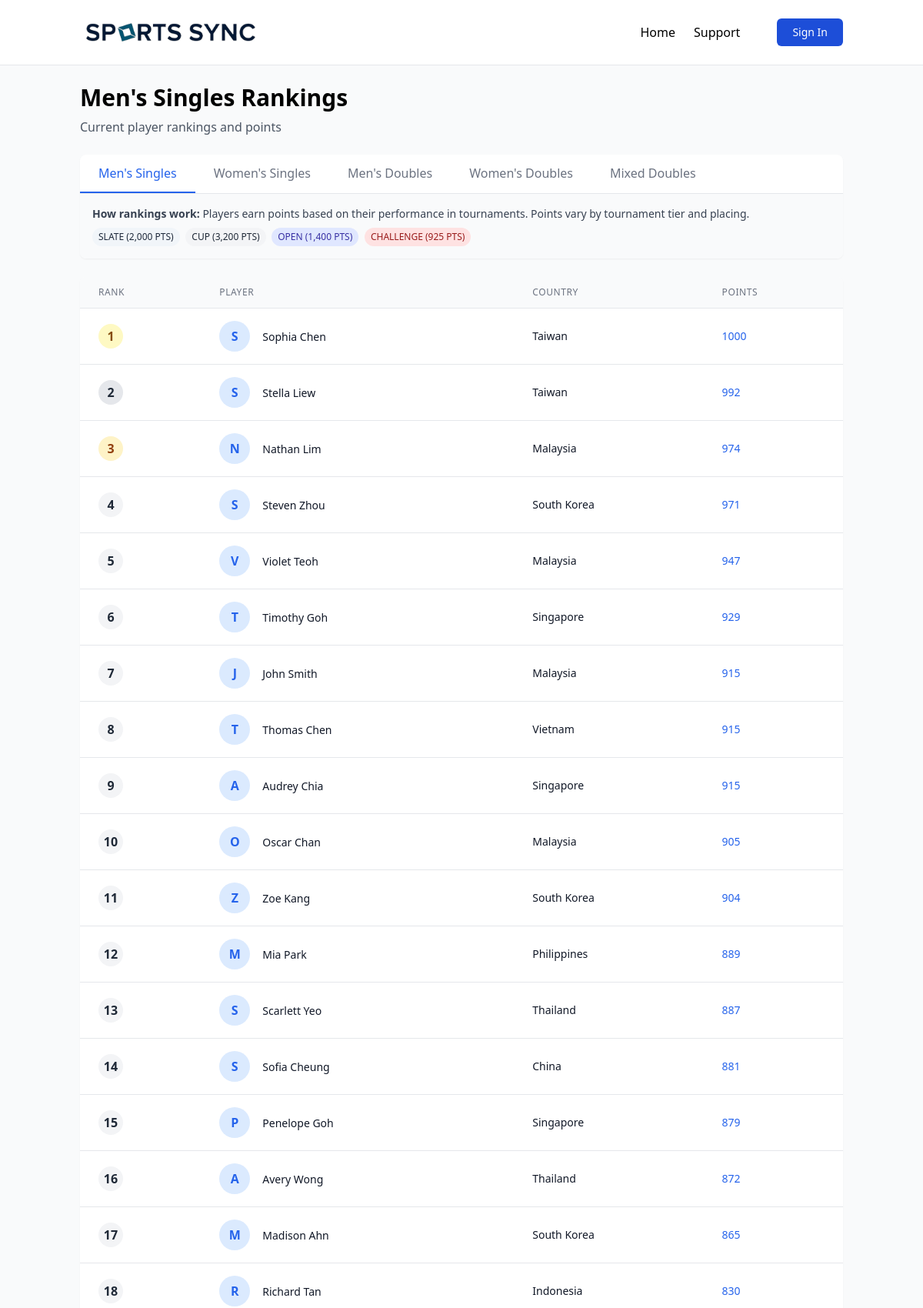
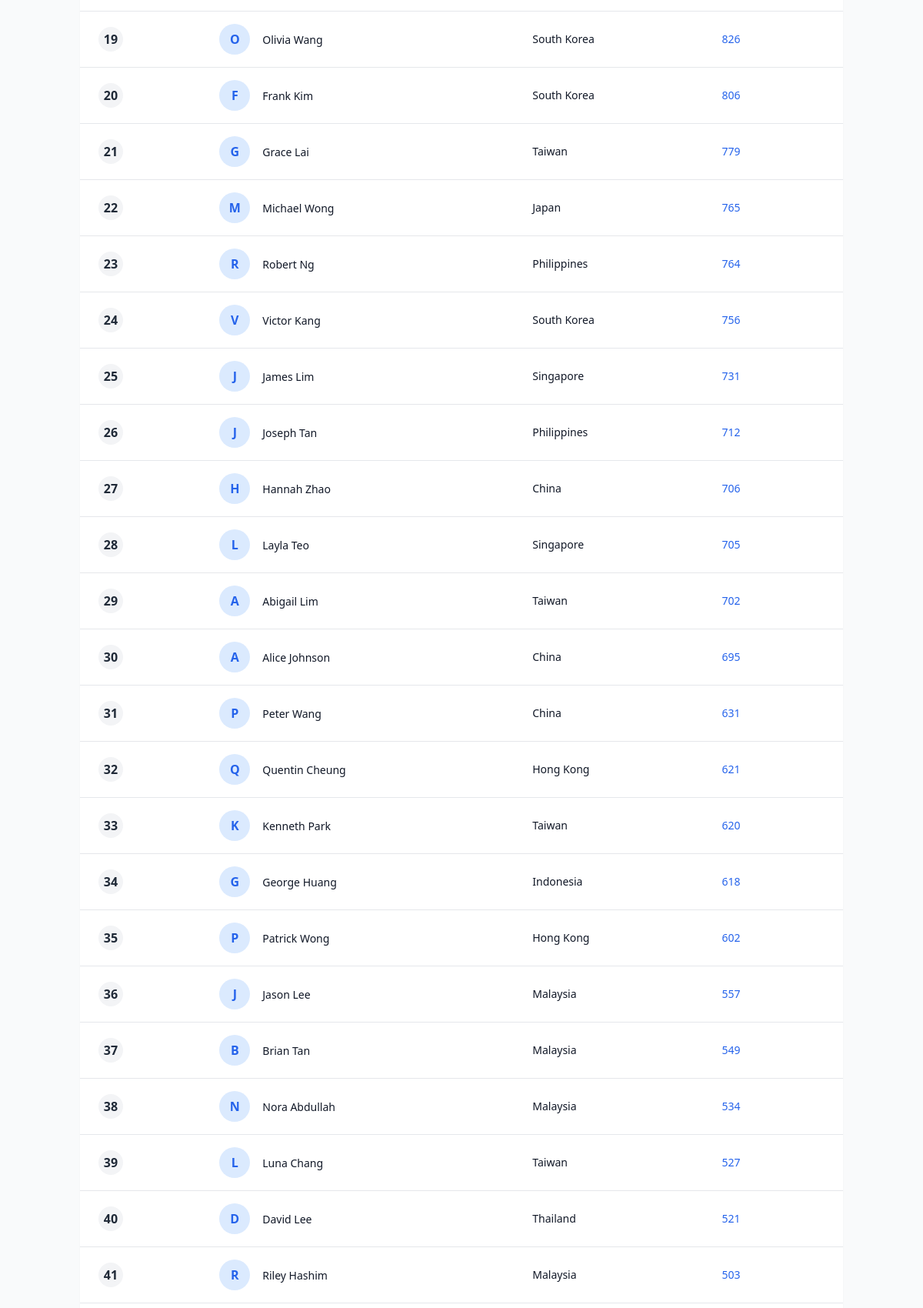
Screenshot of /rankings (upper part) with the database file from the repository (2 pictures, top to bottom).
### app/models/user_models.py (models this page shows, shortened)
class PlayerProfile(db.Model):
    __tablename__ = 'player_profile'
    id = db.Column(db.Integer, primary_key=True)
    user_id = db.Column(db.Integer, db.ForeignKey('user.id'))
    dupr_id = db.Column(db.String(50), nullable=True)
    date_of_birth = db.Column(db.Date, nullable=True)
    full_name = db.Column(db.String(100))
    country = db.Column(db.String(100))
    city = db.Column(db.String(100))
    age = db.Column(db.Integer)
    bio = db.Column(db.Text)
    plays = db.Column(db.String(50))  # Right-handed, Left-handed
    height = db.Column(db.String(20))  # Height in ft and inches
    paddle = db.Column(db.String(100))  # Paddle model they use
    profile_image = db.Column(db.String(255))
    action_image = db.Column(db.String(255))
    banner_image = db.Column(db.String(255))
    instagram = db.Column(db.String(255))
    facebook = db.Column(db.String(255))
    twitter = db.Column(db.String(255))
    tiktok = db.Column(db.String(255))  # Added as required
    xiaohongshu = db.Column(db.String(255))  # Added as required
    coach_academy = db.Column(db.String(255))
    stats = db.Column(db.Text, default='{}')
    matches_won = db.Column(db.Integer, default=0)
    matches_lost = db.Column(db.Integer, default=0)
    avg_match_duration = db.Column(db.Integer, default=0)  # in minutes
    turned_pro = db.Column(db.Integer)
    mens_singles_points = db.Column(db.Integer, default=0)
    womens_singles_points = db.Column(db.Integer, default=0)
    mens_doubles_points = db.Column(db.Integer, default=0)
    womens_doubles_points = db.Column(db.Integer, default=0)
    mixed_doubles_points = db.Column(db.Integer, default=0)
    registrations = db.relationship('Registration',
                                    backref='player',
                                    lazy='dynamic',
                                    foreign_keys='Registration.player_id')
    partner_registrations = db.relationship('Registration',
                                            backref='partner',
                                            lazy='dynamic',
                                            foreign_keys='Registration.partner_id')
    equipment = db.relationship('Equipment', backref='player', lazy='dynamic', cascade='all, delete-orphan')
    player_sponsors = db.relationship('PlayerSponsor', backref='player', lazy='dynamic', cascade='all, delete-orphan')
    group_standings = db.relationship('GroupStanding', backref='player', lazy='dynamic')
    player_reports = db.relationship('SupportTicket', backref='reported_player', lazy='dynamic')
    matches_as_player1 = db.relationship('Match', foreign_keys='Match.player1_id', backref='player1_profile', lazy='dynamic')
    matches_as_player2 = db.relationship('Match', foreign_keys='Match.player2_id', backref='player2_profile', lazy='dynamic')
    matches_won_singles = db.relationship('Match', foreign_keys='Match.winning_player_id', backref='winning_player_profile', lazy='dynamic')
    matches_lost_singles = db.relationship('Match', foreign_keys='Match.losing_player_id', backref='losing_player_profile', lazy='dynamic')

### app/main/routes.py (the view)
@bp.route('/rankings')
def rankings():
    category = request.args.get('category', 'mens_singles')
    if category == 'mens_singles':
        players = PlayerProfile.query.filter(PlayerProfile.mens_singles_points > 0).order_by(PlayerProfile.mens_singles_points.desc()).all()
        title = "Men's Singles Rankings"
    elif category == 'womens_singles':
        players = PlayerProfile.query.filter(PlayerProfile.womens_singles_points > 0).order_by(PlayerProfile.womens_singles_points.desc()).all()
        title = "Women's Singles Rankings"
    elif category == 'mens_doubles':
        players = PlayerProfile.query.filter(PlayerProfile.mens_doubles_points > 0).order_by(PlayerProfile.mens_doubles_points.desc()).all()
        title = "Men's Doubles Rankings"
    elif category == 'womens_doubles':
        players = PlayerProfile.query.filter(PlayerProfile.womens_doubles_points > 0).order_by(PlayerProfile.womens_doubles_points.desc()).all()
        title = "Women's Doubles Rankings"
    elif category == 'mixed_doubles':
        players = PlayerProfile.query.filter(PlayerProfile.mixed_doubles_points > 0).order_by(PlayerProfile.mixed_doubles_points.desc()).all()
        title = "Mixed Doubles Rankings"
    else:
        players = PlayerProfile.query.filter(PlayerProfile.mens_singles_points > 0).order_by(PlayerProfile.mens_singles_points.desc()).all()
        title = "Men's Singles Rankings"
    for i, player in enumerate(players):
        player.rank = i + 1
    return render_template('main/rankings.html',
                           title=title,
                           players=players,
                           current_category=category,
                           categories=current_app.config['TOURNAMENT_CATEGORIES'])

### app/templates/main/rankings.html (shortened to what this page needs)
{% extends "base.html" %}
{% block content %}
<div class="mb-6">
    <h1 class="text-3xl font-bold mb-2">{{ title }}</h1>
    <div class="text-gray-600">Current player rankings and points</div>
</div>
<div class="bg-white rounded-lg shadow-sm overflow-hidden mb-6">
    <div class="flex flex-wrap border-b border-gray-200">
        <a href="{{ url_for('main.rankings', category='mens_singles') }}"
           class="py-3 px-6 border-b-2 text-center font-medium {{ 'border-blue-600 text-blue-600' if current_category == 'mens_singles' else 'border-transparent text-gray-500 hover:text-gray-700 hover:border-gray-300' }}">
            Men's Singles
        </a>
        <a href="{{ url_for('main.rankings', category='womens_singles') }}"
           class="py-3 px-6 border-b-2 text-center font-medium {{ 'border-pink-600 text-pink-600' if current_category == 'womens_singles' else 'border-transparent text-gray-500 hover:text-gray-700 hover:border-gray-300' }}">
            Women's Singles
        </a>
        <a href="{{ url_for('main.rankings', category='mens_doubles') }}"
           class="py-3 px-6 border-b-2 text-center font-medium {{ 'border-blue-600 text-blue-600' if current_category == 'mens_doubles' else 'border-transparent text-gray-500 hover:text-gray-700 hover:border-gray-300' }}">
            Men's Doubles
        </a>
        <a href="{{ url_for('main.rankings', category='womens_doubles') }}"
           class="py-3 px-6 border-b-2 text-center font-medium {{ 'border-pink-600 text-pink-600' if current_category == 'womens_doubles' else 'border-transparent text-gray-500 hover:text-gray-700 hover:border-gray-300' }}">
            Women's Doubles
        </a>
        <a href="{{ url_for('main.rankings', category='mixed_doubles') }}"
           class="py-3 px-6 border-b-2 text-center font-medium {{ 'border-purple-600 text-purple-600' if current_category == 'mixed_doubles' else 'border-transparent text-gray-500 hover:text-gray-700 hover:border-gray-300' }}">
            Mixed Doubles
        </a>
    </div>
    <div class="p-4 bg-gray-50 text-sm text-gray-700">
        <p><strong>How rankings work:</strong> Players earn points based on their performance in tournaments. Points vary by tournament tier and placing.</p>
        <p class="mt-2">
            <span class="inline-block px-2 py-1 text-xs rounded-full bg-slate-100 text-slate-800 mr-1">SLATE (2,000 PTS)</span>
            <span class="inline-block px-2 py-1 text-xs rounded-full bg-gray-100 text-gray-800 mr-1">CUP (3,200 PTS)</span>
            <span class="inline-block px-2 py-1 text-xs rounded-full bg-indigo-100 text-indigo-800 mr-1">OPEN (1,400 PTS)</span>
            <span class="inline-block px-2 py-1 text-xs rounded-full bg-red-100 text-red-800">CHALLENGE (925 PTS)</span>
        </p>
    </div>
</div>
<div class="bg-white rounded-lg shadow-sm overflow-hidden mb-8">
    <div class="overflow-x-auto">
        <table class="min-w-full divide-y divide-gray-200">
            <thead class="bg-gray-50">
                <tr>
                    <th scope="col" class="px-6 py-3 text-left text-xs font-medium text-gray-500 uppercase tracking-wider">
                        Rank
                    </th>
                    <th scope="col" class="px-6 py-3 text-left text-xs font-medium text-gray-500 uppercase tracking-wider">
                        Player
                    </th>
                    <th scope="col" class="px-6 py-3 text-left text-xs font-medium text-gray-500 uppercase tracking-wider">
                        Country
                    </th>
                    <th scope="col" class="px-6 py-3 text-left text-xs font-medium text-gray-500 uppercase tracking-wider">
                        Points
                    </th>
                </tr>
            </thead>
            <tbody class="bg-white divide-y divide-gray-200">
                {% for player in players %}
                    <tr class="hover:bg-gray-50">
                        <td class="px-6 py-4 whitespace-nowrap">
                            <div class="flex items-center">
                                <div class="w-8 h-8 rounded-full flex items-center justify-center
                                    {% if player.rank <= 3 %}
                                        {% if player.rank == 1 %}
                                            bg-yellow-100 text-yellow-800
                                        {% elif player.rank == 2 %}
                                            bg-gray-200 text-gray-800
                                        {% else %}
                                            bg-amber-100 text-amber-800
                                        {% endif %}
                                    {% else %}
                                        bg-gray-100 text-gray-800
                                    {% endif %}
                                    font-bold">
                                    {{ player.rank }}
                                </div>
                            </div>
                        </td>
                        <td class="px-6 py-4 whitespace-nowrap">
                            <div class="flex items-center">
                                <div class="flex-shrink-0 h-10 w-10 rounded-full overflow-hidden">
                                    {% if player.profile_image %}
                                        <img src="{{ player.profile_image }}" alt="{{ player.full_name }}" class="w-full h-full object-cover">
                                    {% else %}
                                        <div class="w-full h-full bg-blue-100 flex items-center justify-center">
                                            <span class="text-blue-600 font-bold">{{ player.full_name[:1] }}</span>
                                        </div>
                                    {% endif %}
                                </div>
                                <div class="ml-4">
                                    <a href="{{ url_for('main.player_detail', id=player.id) }}" class="text-sm font-medium text-gray-900 hover:text-blue-600">
                                        {{ player.full_name }}
                                    </a>
                                </div>
                            </div>
                        </td>
                        <td class="px-6 py-4 whitespace-nowrap">
                            <div class="text-sm text-gray-900">{{ player.country }}</div>
                        </td>
                        <td class="px-6 py-4 whitespace-nowrap text-sm">
                            <div class="font-medium
                                {% if current_category == 'mens_singles' or current_category == 'mens_doubles' %}
                                    text-blue-600
                                {% elif current_category == 'womens_singles' or current_category == 'womens_doubles' %}
                                    text-pink-600
                                {% else %}
                                    text-purple-600
                                {% endif %}">
                                {% if current_category == 'mens_singles' %}
                                    {{ player.mens_singles_points }}
                                {% elif current_category == 'womens_singles' %}
                                    {{ player.womens_singles_points }}
                                {% elif current_category == 'mens_doubles' %}
                                    {{ player.mens_doubles_points }}
                                {% elif current_category == 'womens_doubles' %}
                                    {{ player.womens_doubles_points }}
                                {% elif current_category == 'mixed_doubles' %}
                                    {{ player.mixed_doubles_points }}
                                {% endif %}
                            </div>
                        </td>
                    </tr>
                {% else %}
                    <tr>
                        <td colspan="4" class="px-6 py-8 text-center text-gray-500">
                            No players have earned ranking points in this category yet.
                        </td>
                    </tr>
                {% endfor %}
            </tbody>
        </table>
    </div>
</div>
{% endblock %}

### rows the page displays
PlayerProfile: rank "1", full_name "S", full_name "Sophia Chen", country "Taiwan", mens_singles_points "1000"
PlayerProfile: rank "2", full_name "S", full_name "Stella Liew", country "Taiwan", mens_singles_points "992"
PlayerProfile: rank "3", full_name "N", full_name "Nathan Lim", country "Malaysia", mens_singles_points "974"
PlayerProfile: rank "4", full_name "S", full_name "Steven Zhou", country "South Korea", mens_singles_points "971"
PlayerProfile: rank "5", full_name "V", full_name "Violet Teoh", country "Malaysia", mens_singles_points "947"
PlayerProfile: rank "6", full_name "T", full_name "Timothy Goh", country "Singapore", mens_singles_points "929"
PlayerProfile: rank "7", full_name "J", full_name "John Smith", country "Malaysia", mens_singles_points "915"
PlayerProfile: rank "8", full_name "T", full_name "Thomas Chen", country "Vietnam", mens_singles_points "915"
PlayerProfile: rank "9", full_name "A", full_name "Audrey Chia", country "Singapore", mens_singles_points "915"
PlayerProfile: rank "10", full_name "O", full_name "Oscar Chan", country "Malaysia", mens_singles_points "905"
PlayerProfile: rank "11", full_name "Z", full_name "Zoe Kang", country "South Korea", mens_singles_points "904"
PlayerProfile: rank "12", full_name "M", full_name "Mia Park", country "Philippines", mens_singles_points "889"
PlayerProfile: rank "13", full_name "S", full_name "Scarlett Yeo", country "Thailand", mens_singles_points "887"
PlayerProfile: rank "14", full_name "S", full_name "Sofia Cheung", country "China", mens_singles_points "881"
PlayerProfile: rank "15", full_name "P", full_name "Penelope Goh", country "Singapore", mens_singles_points "879"
PlayerProfile: rank "16", full_name "A", full_name "Avery Wong", country "Thailand", mens_singles_points "872"
PlayerProfile: rank "17", full_name "M", full_name "Madison Ahn", country "South Korea", mens_singles_points "865"
PlayerProfile: rank "18", full_name "R", full_name "Richard Tan", country "Indonesia", mens_singles_points "830"
PlayerProfile: rank "19", full_name "O", full_name "Olivia Wang", country "South Korea", mens_singles_points "826"
PlayerProfile: rank "20", full_name "F", full_name "Frank Kim", country "South Korea", mens_singles_points "806"
PlayerProfile: rank "21", full_name "G", full_name "Grace Lai", country "Taiwan", mens_singles_points "779"
PlayerProfile: rank "22", full_name "M", full_name "Michael Wong", country "Japan", mens_singles_points "765"
PlayerProfile: rank "23", full_name "R", full_name "Robert Ng", country "Philippines", mens_singles_points "764"
PlayerProfile: rank "24", full_name "V", full_name "Victor Kang", country "South Korea", mens_singles_points "756"
PlayerProfile: rank "25", full_name "J", full_name "James Lim", country "Singapore", mens_singles_points "731"
PlayerProfile: rank "26", full_name "J", full_name "Joseph Tan", country "Philippines", mens_singles_points "712"
PlayerProfile: rank "27", full_name "H", full_name "Hannah Zhao", country "China", mens_singles_points "706"
PlayerProfile: rank "28", full_name "L", full_name "Layla Teo", country "Singapore", mens_singles_points "705"
PlayerProfile: rank "29", full_name "A", full_name "Abigail Lim", country "Taiwan", mens_singles_points "702"
PlayerProfile: rank "30", full_name "A", full_name "Alice Johnson", country "China", mens_singles_points "695"
PlayerProfile: rank "31", full_name "P", full_name "Peter Wang", country "China", mens_singles_points "631"
PlayerProfile: rank "32", full_name "Q", full_name "Quentin Cheung", country "Hong Kong", mens_singles_points "621"
PlayerProfile: rank "33", full_name "K", full_name "Kenneth Park", country "Taiwan", mens_singles_points "620"
PlayerProfile: rank "34", full_name "G", full_name "George Huang", country "Indonesia", mens_singles_points "618"
PlayerProfile: rank "35", full_name "P", full_name "Patrick Wong", country "Hong Kong", mens_singles_points "602"
PlayerProfile: rank "36", full_name "J", full_name "Jason Lee", country "Malaysia", mens_singles_points "557"
PlayerProfile: rank "37", full_name "B", full_name "Brian Tan", country "Malaysia", mens_singles_points "549"
PlayerProfile: rank "38", full_name "N", full_name "Nora Abdullah", country "Malaysia", mens_singles_points "534"
PlayerProfile: rank "39", full_name "L", full_name "Luna Chang", country "Taiwan", mens_singles_points "527"
PlayerProfile: rank "40", full_name "D", full_name "David Lee", country "Thailand", mens_singles_points "521"
PlayerProfile: rank "41", full_name "R", full_name "Riley Hashim", country "Malaysia", mens_singles_points "503"

### other values shown
{{ title }} "Men's Singles Rankings"
